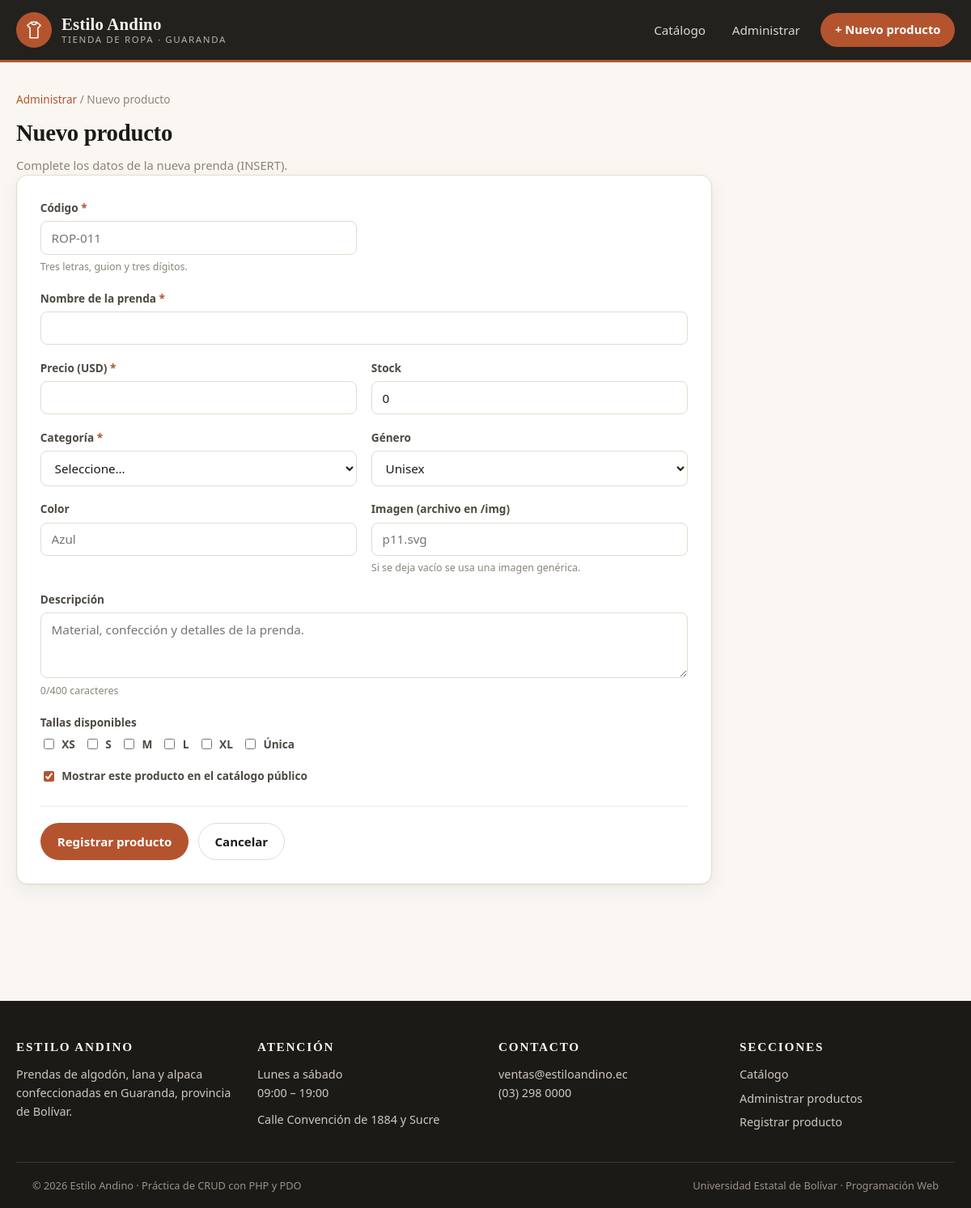
Screenshot of /index.php?accion=nuevo with the database file from the repository.
### tables this page shows
CREATE TABLE talla (
    id_talla INT UNSIGNED NOT NULL AUTO_INCREMENT,
    etiqueta VARCHAR(10)  NOT NULL,    
    CONSTRAINT pk_talla PRIMARY KEY (id_talla),
    CONSTRAINT uq_talla_etiqueta UNIQUE (etiqueta)
);

### controlador/ProductoControlador.php (called while the page is built, shortened)
<?php
class ProductoControlador
{
    private CatalogoModelo $catalogo;
    public function __construct(PDO $pdo)
    {
        $this->catalogo  = new CatalogoModelo($pdo);
    }
    public function manejar(string $accion): void
    {
        match ($accion) {
            'catalogo'   => $this->catalogo(),
            'panel'      => $this->panel(),
            'nuevo'      => $this->nuevo(),
            'editar'     => $this->editar(),
            'guardar'    => $this->guardar(),
            'actualizar' => $this->actualizar(),
            'eliminar'   => $this->eliminar(),
            'ver'        => $this->ver(),
            default      => $this->catalogo(),
        };
    }
    private function nuevo(): void
    {
        $this->render('formulario', [
            'titulo'     => 'Nuevo producto',
            'modo'       => 'crear',
            'producto'   => $this->productoVacio(),
            'elegidas'   => [],
            'categorias' => $this->catalogo->categorias(),
            'tallas'     => $this->catalogo->tallas(),
            'errores'    => [],
        ]);
    }
    private function productoVacio(): array
    {
        return [
            'id_producto'  => 0,
            'codigo'       => '',
            'nombre'       => '',
            'descripcion'  => '',
            'precio'       => '',
            'stock'        => 0,
            'color'        => '',
            'genero'       => 'Unisex',
            'imagen'       => '',
            'activo'       => 1,
            'id_categoria' => 0,
        ];
    }
    private function render(string $vista, array $datos = []): void
    {
        extract($datos, EXTR_SKIP);
        $titulo = $datos['titulo'] ?? 'Estilo Andino';
        require __DIR__ . '/../vistas/encabezado.php';
        require __DIR__ . '/../vistas/' . $vista . '.php';
        require __DIR__ . '/../vistas/pie.php';
    }
}

### index.php (called while the page is built, shortened)
<?php
require_once __DIR__ . '/config/conexion.php';
require_once __DIR__ . '/config/utilidades.php';
require_once __DIR__ . '/controlador/ProductoControlador.php';
$pdo         = obtenerConexion();
$controlador = new ProductoControlador($pdo);
$accion = (string) ($_GET['accion'] ?? 'catalogo');
$controlador->manejar($accion);

### config/utilidades.php (called while the page is built, shortened)
<?php
function e(?string $texto): string
{
    return htmlspecialchars((string) $texto, ENT_QUOTES, 'UTF-8');
}

### modelo/CatalogoModelo.php (called while the page is built, shortened)
<?php
class CatalogoModelo
{
    private PDO $pdo;
    public function __construct(PDO $pdo)
    {
        $this->pdo = $pdo;
    }
    public function tallas(): array
    {
        try {
            return $this->pdo
                ->query('SELECT id_talla, etiqueta FROM talla ORDER BY id_talla')
                ->fetchAll();
        } catch (PDOException $e) {
            error_log('[CatalogoModelo::tallas] ' . $e->getMessage());
            return [];
        }
    }
}

### vistas/formulario.php (the view, shortened to what this page needs)
<?php
$esEdicion = ($modo === 'editar');
$destino   = $esEdicion ? 'index.php?accion=actualizar' : 'index.php?accion=guardar';
?>
<section class="seccion seccion--angosta">
    <nav class="migas">
        <a href="index.php?accion=panel">Administrar</a> / <span><?= e($titulo) ?></span>
    </nav>
    <h2><?= e($titulo) ?></h2>
    <p class="seccion__ayuda">
        <?= $esEdicion
            ? 'Modifique los datos y guarde los cambios (UPDATE).'
            : 'Complete los datos de la nueva prenda (INSERT).' ?>
    </p>
    <form class="formulario" method="post" action="<?= $destino ?>" id="formProducto" novalidate>
        <div class="campos">
            <div class="campo">
                <label for="codigo">Código <span class="req">*</span></label>
                <input type="text" id="codigo" name="codigo" maxlength="15" required
                       pattern="[A-Za-z]{3}-\d{3}" placeholder="ROP-011"
                       value="<?= e((string) $producto['codigo']) ?>"
                       <?= isset($errores['codigo']) ? 'aria-invalid="true"' : '' ?>>
                <small class="pista">Tres letras, guion y tres dígitos.</small>
            </div>
            <div class="campo campo--ancho">
                <label for="nombre">Nombre de la prenda <span class="req">*</span></label>
                <input type="text" id="nombre" name="nombre" maxlength="100" required minlength="3"
                       value="<?= e((string) $producto['nombre']) ?>"
                       <?= isset($errores['nombre']) ? 'aria-invalid="true"' : '' ?>>
            </div>
            <div class="campo">
                <label for="precio">Precio (USD) <span class="req">*</span></label>
                <input type="number" id="precio" name="precio" step="0.01" min="0.01" required
                       value="<?= e((string) $producto['precio']) ?>"
                       <?= isset($errores['precio']) ? 'aria-invalid="true"' : '' ?>>
            </div>
            <div class="campo">
                <label for="stock">Stock</label>
                <input type="number" id="stock" name="stock" min="0" step="1"
                       value="<?= (int) $producto['stock'] ?>">
            </div>
            <div class="campo">
                <label for="id_categoria">Categoría <span class="req">*</span></label>
                <select id="id_categoria" name="id_categoria" required>
                    <option value="">Seleccione…</option>
                </select>
            </div>
            <div class="campo">
                <label for="genero">Género</label>
                <select id="genero" name="genero">
                    <?php foreach (['Hombre', 'Mujer', 'Unisex', 'Niño'] as $g): ?>
                        <option value="<?= $g ?>" <?= $producto['genero'] === $g ? 'selected' : '' ?>><?= $g ?></option>
                    <?php endforeach; ?>
                </select>
            </div>
            <div class="campo">
                <label for="color">Color</label>
                <input type="text" id="color" name="color" maxlength="30"
                       value="<?= e((string) $producto['color']) ?>" placeholder="Azul">
            </div>
            <div class="campo">
                <label for="imagen">Imagen (archivo en /img)</label>
                <input type="text" id="imagen" name="imagen" maxlength="120"
                       value="<?= e((string) $producto['imagen']) ?>" placeholder="p11.svg">
                <small class="pista">Si se deja vacío se usa una imagen genérica.</small>
            </div>
            <div class="campo campo--completo">
                <label for="descripcion">Descripción</label>
                <textarea id="descripcion" name="descripcion" rows="3" maxlength="400"
                          placeholder="Material, confección y detalles de la prenda."><?= e((string) $producto['descripcion']) ?></textarea>
                <small class="pista"><span id="contadorTexto">0</span>/400 caracteres</small>
            </div>
            <div class="campo campo--completo">
                <span class="label">Tallas disponibles</span>
                <div class="casillas">
                    <?php foreach ($tallas as $t): ?>
                        <label class="casilla">
                            <input type="checkbox" name="tallas[]" value="<?= (int) $t['id_talla'] ?>"
                                <?= in_array((int) $t['id_talla'], $elegidas, true) ? 'checked' : '' ?>>
                            <span><?= e($t['etiqueta']) ?></span>
                        </label>
                    <?php endforeach; ?>
                </div>
            </div>
            <div class="campo campo--completo">
                <label class="casilla">
                    <input type="checkbox" name="activo" value="1"
                        <?= (int) $producto['activo'] === 1 ? 'checked' : '' ?>>
                    <span>Mostrar este producto en el catálogo público</span>
                </label>
            </div>
        </div>
        <div class="formulario__acciones">
            <button class="boton boton--principal" type="submit">
                <?= $esEdicion ? 'Guardar cambios' : 'Registrar producto' ?>
            </button>
            <a class="boton boton--linea" href="index.php?accion=panel">Cancelar</a>
        </div>
    </form>
</section>

### css/estilos.css (style rules this page uses)
:root { --tinta: #1c1a17; --tinta-suave: #4d4942; --gris: #8a847a; --papel: #faf7f2; --papel-2: #f2ece3; --blanco: #ffffff; --linea: #e3dbce; --terracota: #b4542f; --terracota-os: #953f1f; --ocre: #c08b2a; --verde: #3f6b4a; --rojo: #a62f2f; --radio: 14px; --radio-chico: 8px; --sombra: 0 1px 2px rgba(28,26,23,.05), 0 8px 24px rgba(28,26,23,.06); --sombra-alta: 0 12px 32px rgba(28,26,23,.14); --ancho: 1180px; --transicion: .18s ease; --fuente-titulo: "Iowan Old Style", "Palatino Linotype", Palatino, Georgia, serif; --fuente-texto: system-ui, -apple-system, "Segoe UI", Roboto, "Helvetica Neue", Arial, sans-serif; }
*, *::before, *::after { box-sizing: border-box; }
body { margin: 0; font-family: var(--fuente-texto); font-size: 16px; line-height: 1.6; color: var(--tinta); background: var(--papel); -webkit-font-smoothing: antialiased; }
h1, h2, h3, h4 { font-family: var(--fuente-titulo); font-weight: 600; line-height: 1.2; margin: 0 0 .4em; letter-spacing: -.01em; }
h2 { font-size: clamp(1.5rem, 2.4vw, 2rem); }
p { margin: 0 0 1em; }
a { color: var(--terracota); text-decoration: none; }
.seccion { margin-bottom: 3rem; }
.seccion--angosta { max-width: 860px; }
.seccion__ayuda { color: var(--gris); font-size: .92rem; margin: 0; }
.migas { font-size: .85rem; color: var(--gris); margin-bottom: .8rem; }
input[type="text"], input[type="search"], input[type="number"], select, textarea { font-family: inherit; font-size: .95rem; color: var(--tinta); padding: .6rem .8rem; border: 1px solid var(--linea); border-radius: var(--radio-chico); background: var(--blanco); transition: var(--transicion); width: 100%; }
.boton { display: inline-flex; align-items: center; justify-content: center; gap: .4rem; font-family: inherit; font-size: .94rem; font-weight: 600; padding: .62rem 1.25rem; border: 1px solid transparent; border-radius: 999px; cursor: pointer; transition: var(--transicion); white-space: nowrap; }
.boton--principal { background: var(--terracota); color: var(--blanco); }
.boton--linea { background: transparent; color: var(--tinta); border-color: var(--linea); }
.formulario { background: var(--blanco); border: 1px solid var(--linea); border-radius: var(--radio); padding: 1.8rem; box-shadow: var(--sombra); }
.campos { display: grid; grid-template-columns: repeat(2, 1fr); gap: 1.1rem; }
.campo { display: flex; flex-direction: column; gap: .35rem; }
.campo--ancho, .campo--completo { grid-column: 1 / -1; }
.campo label, .campo .label { font-size: .85rem; font-weight: 600; color: var(--tinta-suave); }
.req { color: var(--terracota); }
.pista { font-size: .78rem; color: var(--gris); }
.casillas { display: flex; gap: .7rem; flex-wrap: wrap; }
.casilla { display: inline-flex; align-items: center; gap: .4rem; font-weight: 500; cursor: pointer; }
.casilla input { width: auto; accent-color: var(--terracota); }
.formulario__acciones { display: flex; gap: .7rem; flex-wrap: wrap; margin-top: 1.6rem; padding-top: 1.3rem; border-top: 1px solid var(--papel-2); }

### rows the page displays
talla: etiqueta "XS"
talla: etiqueta "S"
talla: etiqueta "M"
talla: etiqueta "L"
talla: etiqueta "XL"
talla: etiqueta "Única"

### other values shown
$titulo "Nuevo producto"
form field genero "Unisex"
